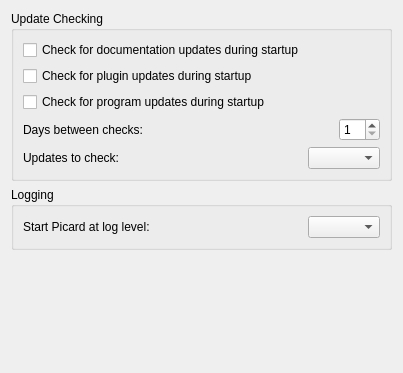
<?xml version="1.0" encoding="UTF-8"?>
<ui version="4.0">
 <class>StartupOptionsPage</class>
 <widget class="QWidget" name="StartupOptionsPage">
  <property name="geometry">
   <rect>
    <x>0</x>
    <y>0</y>
    <width>403</width>
    <height>373</height>
   </rect>
  </property>
  <property name="sizePolicy">
   <sizepolicy hsizetype="Preferred" vsizetype="Preferred">
    <horstretch>0</horstretch>
    <verstretch>0</verstretch>
   </sizepolicy>
  </property>
  <layout class="QVBoxLayout">
   <item>
    <widget class="QGroupBox" name="update_check_group">
     <property name="enabled">
      <bool>true</bool>
     </property>
     <property name="sizePolicy">
      <sizepolicy hsizetype="Preferred" vsizetype="Preferred">
       <horstretch>0</horstretch>
       <verstretch>0</verstretch>
      </sizepolicy>
     </property>
     <property name="title">
      <string>Update Checking</string>
     </property>
     <layout class="QVBoxLayout" name="verticalLayout_2">
      <item>
       <widget class="QCheckBox" name="check_rtd_updates">
        <property name="text">
         <string>Check for documentation updates during startup</string>
        </property>
       </widget>
      </item>
      <item>
       <widget class="QCheckBox" name="check_plugin_updates">
        <property name="text">
         <string>Check for plugin updates during startup</string>
        </property>
       </widget>
      </item>
      <item>
       <widget class="QFrame" name="program_update_check_group">
        <property name="frameShape">
         <enum>QFrame::Shape::NoFrame</enum>
        </property>
        <property name="frameShadow">
         <enum>QFrame::Shadow::Raised</enum>
        </property>
        <layout class="QVBoxLayout" name="verticalLayout">
         <property name="leftMargin">
          <number>0</number>
         </property>
         <property name="topMargin">
          <number>0</number>
         </property>
         <property name="rightMargin">
          <number>0</number>
         </property>
         <property name="bottomMargin">
          <number>0</number>
         </property>
         <item>
          <widget class="QCheckBox" name="check_for_updates">
           <property name="text">
            <string>Check for program updates during startup</string>
           </property>
          </widget>
         </item>
         <item>
          <layout class="QHBoxLayout" name="horizontalLayout_2">
           <item>
            <widget class="QLabel" name="label_2">
             <property name="sizePolicy">
              <sizepolicy hsizetype="MinimumExpanding" vsizetype="Preferred">
               <horstretch>0</horstretch>
               <verstretch>0</verstretch>
              </sizepolicy>
             </property>
             <property name="text">
              <string>Days between checks:</string>
             </property>
            </widget>
           </item>
           <item>
            <widget class="QSpinBox" name="update_check_days">
             <property name="sizePolicy">
              <sizepolicy hsizetype="Fixed" vsizetype="Fixed">
               <horstretch>0</horstretch>
               <verstretch>0</verstretch>
              </sizepolicy>
             </property>
             <property name="alignment">
              <set>Qt::AlignmentFlag::AlignLeading|Qt::AlignmentFlag::AlignLeft|Qt::AlignmentFlag::AlignVCenter</set>
             </property>
             <property name="minimum">
              <number>1</number>
             </property>
            </widget>
           </item>
          </layout>
         </item>
        </layout>
       </widget>
      </item>
      <item>
       <layout class="QHBoxLayout" name="horizontalLayout_3">
        <item>
         <widget class="QLabel" name="label_3">
          <property name="sizePolicy">
           <sizepolicy hsizetype="Expanding" vsizetype="Preferred">
            <horstretch>0</horstretch>
            <verstretch>0</verstretch>
           </sizepolicy>
          </property>
          <property name="text">
           <string>Updates to check:</string>
          </property>
         </widget>
        </item>
        <item>
         <widget class="QComboBox" name="update_level">
          <property name="sizePolicy">
           <sizepolicy hsizetype="Preferred" vsizetype="Fixed">
            <horstretch>0</horstretch>
            <verstretch>0</verstretch>
           </sizepolicy>
          </property>
          <property name="editable">
           <bool>false</bool>
          </property>
         </widget>
        </item>
       </layout>
      </item>
     </layout>
    </widget>
   </item>
   <item>
    <widget class="QGroupBox" name="groupBox_3">
     <property name="title">
      <string>Logging</string>
     </property>
     <layout class="QHBoxLayout" name="horizontalLayout_4">
      <item>
       <widget class="QLabel" name="log_verbosity_label">
        <property name="sizePolicy">
         <sizepolicy hsizetype="Expanding" vsizetype="Preferred">
          <horstretch>0</horstretch>
          <verstretch>0</verstretch>
         </sizepolicy>
        </property>
        <property name="text">
         <string>Start Picard at log level:</string>
        </property>
       </widget>
      </item>
      <item>
       <widget class="QComboBox" name="starting_log_level"/>
      </item>
     </layout>
    </widget>
   </item>
   <item>
    <spacer>
     <property name="orientation">
      <enum>Qt::Orientation::Vertical</enum>
     </property>
     <property name="sizeHint" stdset="0">
      <size>
       <width>181</width>
       <height>21</height>
      </size>
     </property>
    </spacer>
   </item>
  </layout>
 </widget>
 <resources/>
 <connections/>
</ui>
